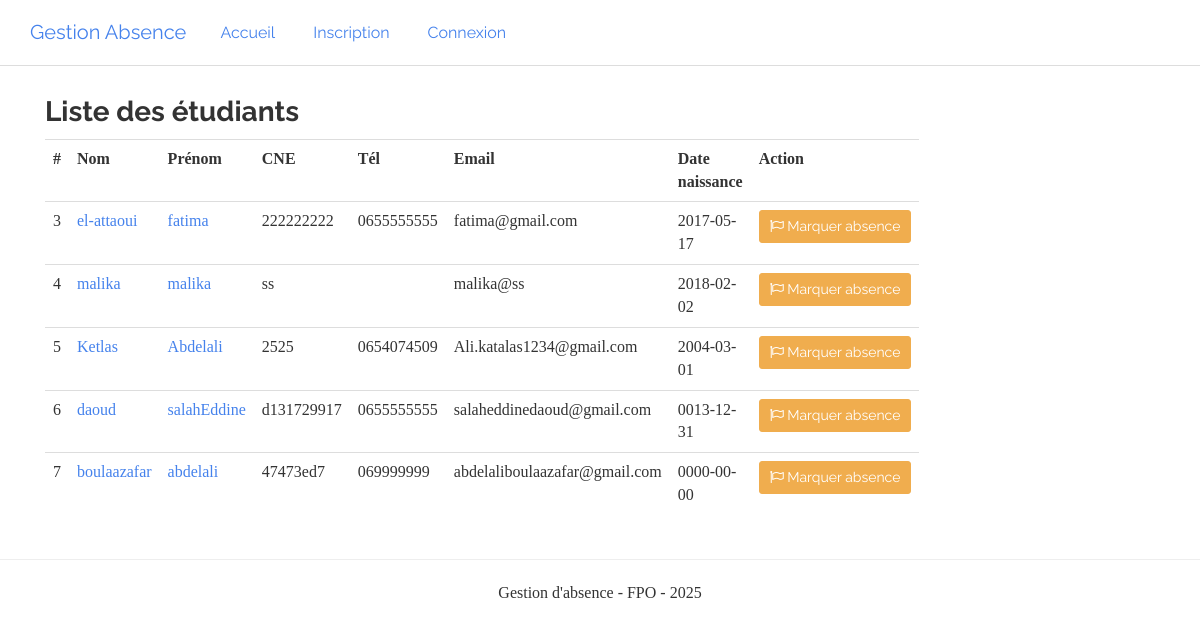
Screenshot of /etudiants.php with the database file from the repository.
### tables this page shows
CREATE TABLE `etudiant` (
  `id` int(11) NOT NULL,
  `id_user` int(11) NOT NULL,
  `cin` varchar(255) NOT NULL,
  `nom` varchar(255) NOT NULL,
  `cne` varchar(255) NOT NULL,
  `prenom` varchar(255) NOT NULL,
  `date_naissance` date NOT NULL,
  `adresse` text DEFAULT NULL,
  `lieu_naissance` varchar(255) NOT NULL,
  `telephone` varchar(20) DEFAULT NULL,
  `email` varchar(255) NOT NULL
);

### files/functions.php (called while the page is built, shortened)
<?php
function database()
{
    $host = "localhost";
    $username = "root";
    $password = "";
    $database = "gab";
    $db = new PDO("mysql:host=" . $host . ";dbname=" . $database, $username, $password,
        array(
            PDO::MYSQL_ATTR_INIT_COMMAND => 'SET NAMES UTF8',
            PDO::ATTR_ERRMODE => PDO::ERRMODE_SILENT
        )
    );
    return $db;
}
function toutEtudiants()
{
    $students = [];
    $db = database();
    $sttm = $db->prepare("SELECT * FROM etudiant");
    if ($sttm->execute()) {
        $students = $sttm->fetchAll();
        return $students;
    }
    return $students;
}

### etudiants.php (the view, shortened to what this page needs)
<?php
    require_once "header.php";
    $students = toutEtudiants();
?>
<div class="container">
    <div class="col-md-8">
        <h3>Liste des étudiants</h3>
        <table class="table">
            <tr>
                <th>#</th>
                <th>Nom</th>
                <th>Prénom</th>
                <th>CNE</th>
                <th>Tél</th>
                <th>Email</th>
                <th>Date naissance</th>
                <th>Action</th>
            </tr>
            <?php foreach($students as $s): ?>
            <tr>
                <td><?=$s["id"] ?></td>
                <td><a href="etudiant.php?id=<?=$s['id'] ?>"><?=$s["nom"] ?></a></td>
                <td><a href="etudiant.php?id=<?=$s['id'] ?>"><?=$s["prenom"] ?></a></td>
                <td><?=$s["cne"] ?></td>
                <td><?=$s["telephone"] ?></td>
                <td><?=$s["email"] ?></td>
                <td><?=$s["date_naissance"] ?></td>
                <td><a href="marquer_absence.php?id=<?=$s['id'] ?>" class="btn btn-sm btn-warning"><i class="fa fa-flag-o"></i> Marquer absence</a></td>
            </tr>
            <?php endforeach; ?>
        </table>
    </div>
</div>
<?php require_once "footer.php" ?>

### css/styles.css (style rules this page uses)
body { padding-top: 75px; }

### rows the page displays
etudiant: id "3", nom "el-attaoui", prenom "fatima", cne "222222222", telephone "0655555555", email "fatima@gmail.com", date_naissance "2017-05-17"
etudiant: id "4", nom "malika", prenom "malika", cne "ss", email "malika@ss", date_naissance "2018-02-02"
etudiant: id "5", nom "Ketlas", prenom "Abdelali", cne "2525", telephone "0654074509", email "Ali.katalas1234@gmail.com", date_naissance "2004-03-01"
etudiant: id "6", nom "daoud", prenom "salahEddine", cne "d131729917", telephone "0655555555", email "salaheddinedaoud@gmail.com", date_naissance "0013-12-31"
etudiant: id "7", nom "boulaazafar", prenom "abdelali", cne "47473ed7", telephone "069999999", email "abdelaliboulaazafar@gmail.com", date_naissance "0000-00-00"
